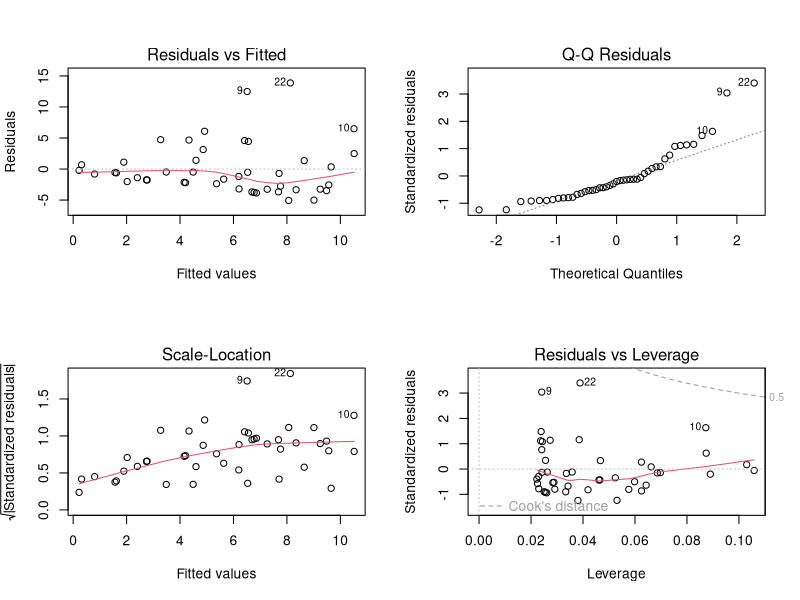
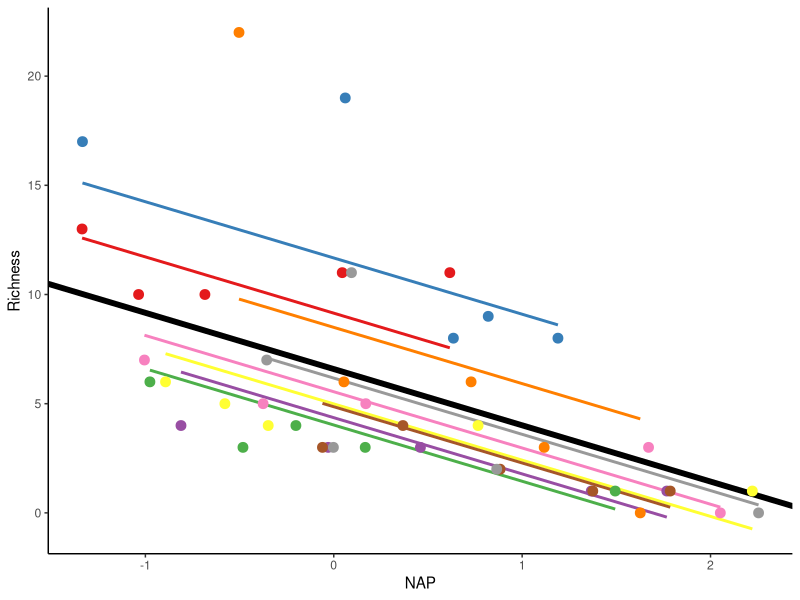
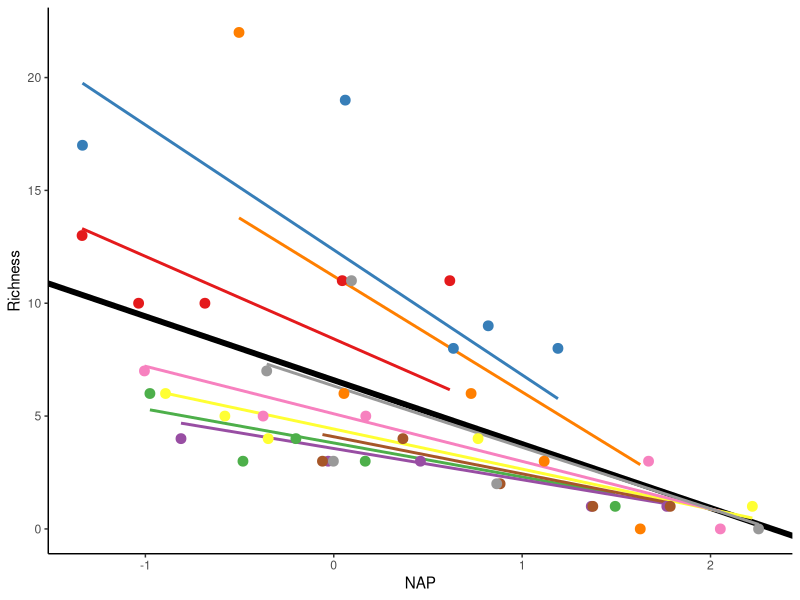
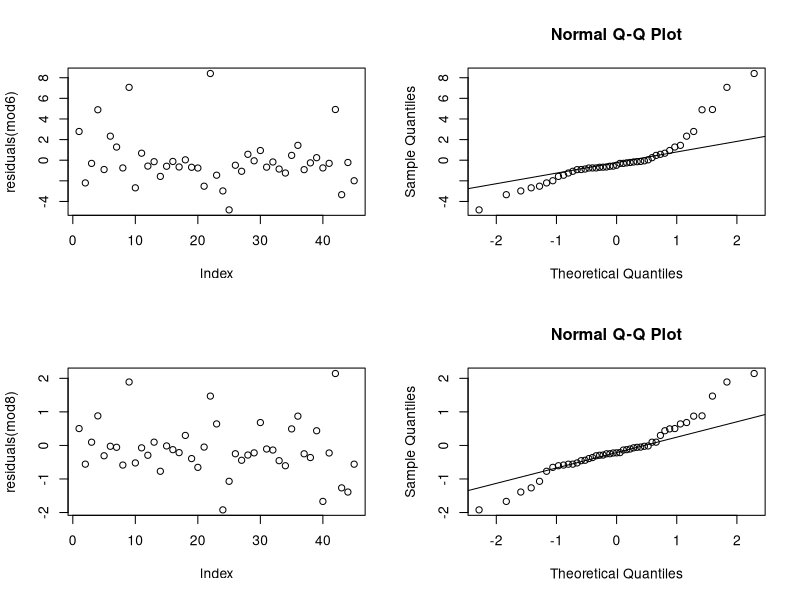

These figures' R source, in order:
## ---- chunk 1
knitr::opts_chunk$set(echo = TRUE, cache = TRUE)
#knitr::opts_knit$set(root.dir="C:/Users/dieat/OneDrive/Documents/UNR/nres746/") 
## ---- chunk 2
#_____________________________________#
#     NRES 746, Fall 2021             #
#     Diethelm, McKinnon, Mizell     #
#     University of Nevada, Reno      #
#_____________________________________#


#_____________________________________#
####  Mixed Effects Models  (MEMs) ####
#_____________________________________#

## ---- chunk 3
##load packages
library(lme4) 
library(nlme)
library(glmmTMB)
library(ggplot2)
## ---- chunk 4
##RIKZ dataset

#as described in Zuur et al. (2007) and Zuur et al. (2009)

##download data to follow along:

#rikz_data <- "https://uoftcoders.github.io/rcourse/data/rikz_data.txt"

#download.file(rikz_data, "rikz_data.txt")

rikz_data  <- read.table("rikz_data.txt", header = TRUE, sep="\t")

## ---- chunk 5

rikz_data$Beach <- as.factor(rikz_data$Beach)
str(rikz_data)

##This code is adapted from: https://uoftcoders.github.io/rcourse/lec08-linear-mixed-effects-models.html#accounting_for_non-independence

# Start with a linear model:
lm1 <- lm(Richness~ NAP, data = rikz_data)
summary(lm1)

## ---- chunk 6

# Check model assumptions.
par(mfrow=c(2,2))
plot(lm1)

#The QQ plot looks okay, but first panel suggests that the model assumption for
#homogeneity is violated.

#Here we see an increasing variance in the residuals with increasing fitted
#values.

#For now, we will ignore these violations of the model assumptions to explore
#mixed-effects modelling strategies on untransformed data.

#Furthermore, we also know the observations in these data are not independent.
## ---- chunk 7

lm2 <- lm(Richness ~ NAP + Beach, data = rikz_data)
summary(lm2)

## ---- chunk 8
#Q: What is the influence of NAP on species richness, while accounting for
#variation within beaches?

# Although a Poison might work well here given that richness a count of species,
# we will use a Gaussian distribution to keep things simple

#The (1|Beach) is the random effect term, where the 1 denotes this is a
#random-intercept model and the term on the right of the | is a nominal variable
#(or factor) to be used as the random effect.

#This model is fit using maximum likelihood, rather than restricted maximal
#likelihood by specifying REML = FALSE

#If your data are balanced (i.e., similar sample sizes in each factor group) and
#your random effects are not nested, then you can set REML to FALSE to use
#maximum likelihood.


mem.intercept <- lmer(Richness ~ NAP + (1|Beach), data = rikz_data, REML = FALSE)

summary(mem.intercept)
## ---- chunk 9
# Let's plot the linear model for each beach, with a varying intercept only: 
rikz_data$fit_mem.intercept <- predict(mem.intercept)

ggplot(rikz_data, aes(x = NAP, y = Richness, colour = Beach)) +
    # Add fixed effect regression line (i.e. NAP)
    geom_abline(aes(intercept = `(Intercept)`, slope = NAP),
                size = 2,
                as.data.frame(t(fixef(mem.intercept)))) +
    # Add fitted values (i.e. regression) for each beach
    geom_line(aes(y = fit_mem.intercept), size = 1) +
    geom_point(size = 3) +
    theme_classic() +
    theme(legend.position = "none") +
    scale_colour_brewer(palette="Set1")
## ---- chunk 10

# Random intercept and slope model
mem_intslope <- lmer(Richness ~ NAP + (1 + NAP|Beach), 
                             data = rikz_data)

summary(mem_intslope)

## ---- chunk 11

# Let's plot the linear model for each beach, with a varying intercept AND slope: 
rikz_data$fit_IntSlope <- predict(mem_intslope)

ggplot(rikz_data, aes(x = NAP, y = Richness, colour = Beach)) +
    geom_abline(aes(intercept = `(Intercept)`, slope = NAP),
                size = 2,
                as.data.frame(t(fixef(mem_intslope)))) +
    geom_line(aes(y = fit_IntSlope), size = 1) +
    geom_point(size = 3) +
    theme_classic() +
    theme(legend.position = "none") +
    scale_colour_brewer(palette="Set1")

## ---- chunk 12

mod1 <- glmmTMB(Richness ~ NAP, data = rikz_data)
mod2 <- glmmTMB(Richness ~ NAP + (1|Beach), data = rikz_data)

#The relative fit of two nested models can be evaluated using a chi-square difference statistic:
anova(mod1, mod2, test="Chisq")
## ---- chunk 13
#First we want to try scaling our numeric predictor to help with convergence
NAP.sc <- scale(rikz_data$NAP, center = TRUE, scale = TRUE)

#this function calculates the mean and standard deviation of the entire vector,
#then scales each element by those values by subtracting the mean and dividing
#by the sd.

#REML=FALSE is particularly important for linear mixed model selection
mod5 <- lmer(Richness ~ NAP.sc  + (1|Beach), REML=FALSE, data = rikz_data)
summary(mod5)
#AIC = 249.8

mod6 <- lmer(Richness ~ NAP.sc + (1 + NAP|Beach), REML=FALSE, data = rikz_data)
summary(mod6)
#AIC = 246.7

anova(mod5, mod6)

## ---- chunk 14
# we still need check model fit
plot(residuals(mod6))
qqnorm(resid(mod6))# QQ-plot
qqline(resid(mod6))

## ---- chunk 15
#REML=FALSE does not work in generalized linear mixed model selection
#glmer() uses Maximum Likelihood (ML) as default rather than Restricted Maximum Likelihood (REML)

mod7 <- glmer(Richness ~ NAP.sc  + (1|Beach), family = poisson, data = rikz_data)
summary(mod7)
#AIC = 220.8

mod8 <- glmer(Richness ~ NAP.sc + (1 + NAP|Beach), family = poisson, data = rikz_data)
summary(mod8)
#AIC = 218.7

anova(mod7, mod8)

## ---- chunk 16
# we still need check model fit
plot(residuals(mod8))
qqnorm(resid(mod8))# QQ-plot
qqline(resid(mod8))
